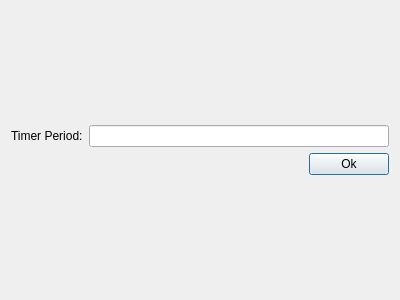
<?xml version="1.0" encoding="UTF-8"?>
<ui version="4.0">
 <class>Dialog</class>
 <widget class="QDialog" name="Dialog">
  <property name="geometry">
   <rect>
    <x>0</x>
    <y>0</y>
    <width>400</width>
    <height>300</height>
   </rect>
  </property>
  <property name="windowTitle">
   <string>Set Timer</string>
  </property>
  <layout class="QVBoxLayout" name="verticalLayout_2">
   <item>
    <layout class="QVBoxLayout" name="verticalLayout">
     <item>
      <layout class="QHBoxLayout" name="horizontalLayout">
       <item>
        <widget class="QLabel" name="label">
         <property name="text">
          <string>Timer Period:</string>
         </property>
        </widget>
       </item>
       <item>
        <widget class="QLineEdit" name="timer_period_line_edit"/>
       </item>
      </layout>
     </item>
     <item>
      <layout class="QHBoxLayout" name="horizontalLayout_2">
       <item>
        <spacer name="horizontalSpacer">
         <property name="orientation">
          <enum>Qt::Horizontal</enum>
         </property>
         <property name="sizeHint" stdset="0">
          <size>
           <width>40</width>
           <height>20</height>
          </size>
         </property>
        </spacer>
       </item>
       <item>
        <widget class="QPushButton" name="ok_button">
         <property name="text">
          <string>Ok</string>
         </property>
        </widget>
       </item>
      </layout>
     </item>
    </layout>
   </item>
  </layout>
 </widget>
 <resources/>
 <connections/>
</ui>
